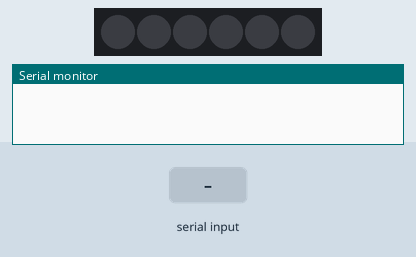
A program run on a simulated Arduino Uno, built with avr-gcc and run on an emulated ATmega328P. Shown: 6 RGB LEDs in strip order, left to right, the last lines printed to the serial monitor. Inputs (shaded band) come from the test bench. Dim RGB values are drawn brighter than linear.

Above: at 1.2 s.
1.3 s: "30,150\n" received over Serial
At 3.0 s:
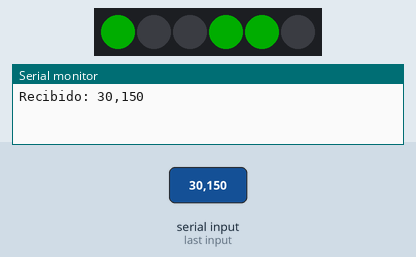
4.3 s: byte 10 ('\n') received over Serial
At 7.3 s:
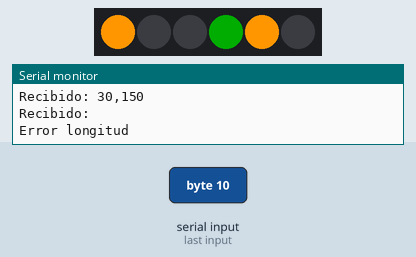
Timing chart, 0 to 11.5 s (numbered marks = the images above; inputs shaded):
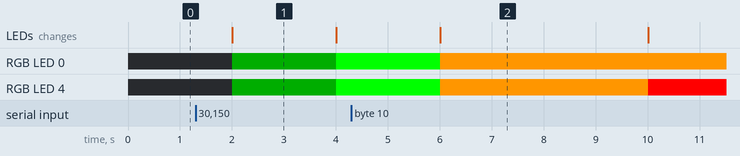

Measured:
- after the input at 1.3 s, RGB LED 0, RGB LED 4: off → RGB(0, 50, 0) after 0.70 s, → RGB(0, 255, 0) 2.0 s later; the LEDs: change after 0.70 s (image 1)
- what the display in image 1 shows lasts 2.0 s, from 2.0 s to 4.0 s

The program:

main.cpp
```cpp
#include <Arduino.h>
#include <Adafruit_NeoPixel.h>

#define PIN 6
#define NUM_LEDS 6

Adafruit_NeoPixel strip(NUM_LEDS, PIN, NEO_GRB + NEO_KHZ800);

String input = "";

// NUEVAS VARIABLES
int horasObjetivo[NUM_LEDS] = {0};
int horasActual[NUM_LEDS] = {0};

unsigned long lastUpdate = 0;
const int intervalo = 2000; // 2 segundos = 1 hora simulada

void procesarEstado(String data);
void actualizarLeds();
void estadoInicial();

void setup() {
  Serial.begin(9600);
  strip.begin();
  strip.clear();
  strip.show();

  estadoInicial();
}

void loop() {

  // Lectura serial
  while (Serial.available()) {
    char c = Serial.read();

    if (c == '\n') {
      input.trim();
      procesarEstado(input);
      input = "";
    } else {
      input += c;
    }
  }

  // Simulación de tiempo SIN bloquear
  if (millis() - lastUpdate > intervalo) {
    lastUpdate = millis();

    for (int i = 0; i < NUM_LEDS; i++) {
      if (horasActual[i] < horasObjetivo[i]) {
        horasActual[i]++;
      }
    }

    actualizarLeds();
  }
}

// Estado inicial: TODO APAGADO
void estadoInicial() {
  for (int i = 0; i < NUM_LEDS; i++) {
    strip.setPixelColor(i, strip.Color(0, 0, 0)); // ⚫
  }
  strip.show();
}

// Recibe horas desde Python (ej: "120031")
void procesarEstado(String data) {
  data.trim();

  Serial.print("Recibido: ");
  Serial.println(data);

  if (data.length() != NUM_LEDS) {
    Serial.println("Error longitud");
    return;
  }

  for (int i = 0; i < NUM_LEDS; i++) {
    horasObjetivo[i] = data[i] - '0'; // convertir char a int
    horasActual[i] = 0;               // reiniciar simulación
  }
}

// Lógica de colores + progreso
void actualizarLeds() {

  for (int i = 0; i < NUM_LEDS; i++) {

    int h = horasActual[i];

    if (h == 0) {
      // ⚫ libre
      strip.setPixelColor(i, strip.Color(0, 0, 0));
    }
    else if (h <= 2) {
      // 🟢 verde con brillo progresivo
      int brillo = map(h, 1, 2, 50, 255);
      strip.setPixelColor(i, strip.Color(0, brillo, 0));
    }
    else if (h <= 4) {
      // 🟡 amarillo
      strip.setPixelColor(i, strip.Color(255, 150, 0));
    }
    else {
      // 🔴 rojo
      strip.setPixelColor(i, strip.Color(255, 0, 0));
    }
  }

  strip.show();
}
```
